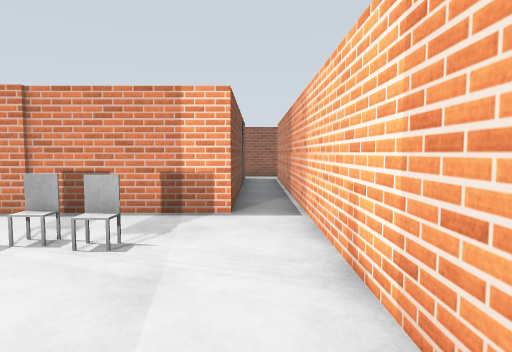
[1] (above)

16 first-person views from a walk through a robot-simulator world made for Gazebo. The camera is 1.2 m above the floor, tilts 4° down and sees 75° across. The floor is counted in squares, 1 m on a side. Each view is taken from the middle of a square. On the plan, view 1 faces up. The plan holds only what a view shows up to about 13 squares ahead; the rest is blank. Surface patterns are stand-ins for the level's own textures.

[2]
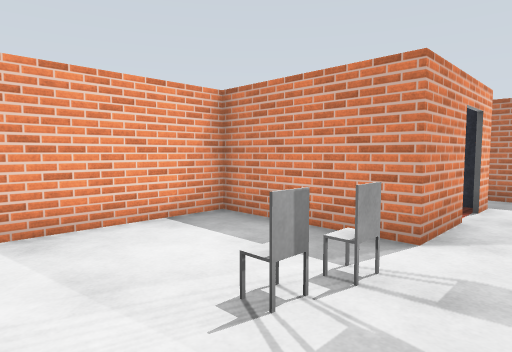

[3]
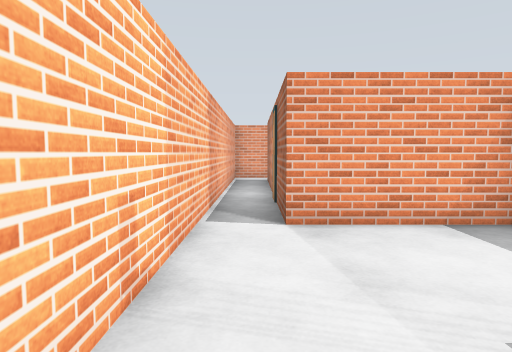

[4]
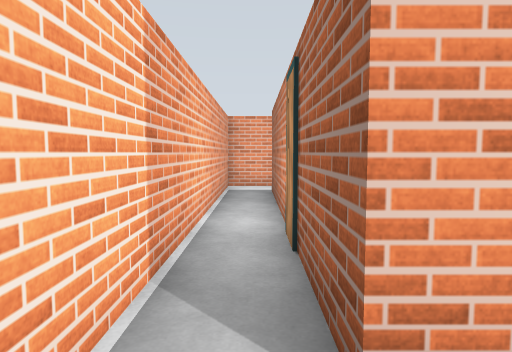

[5]
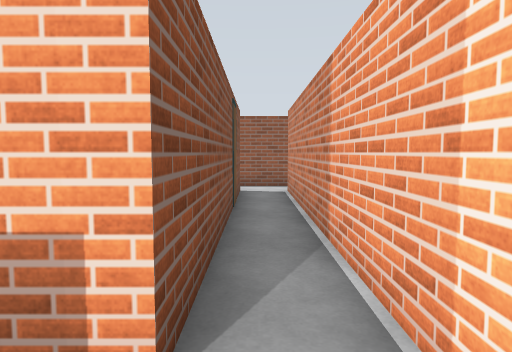

[6]
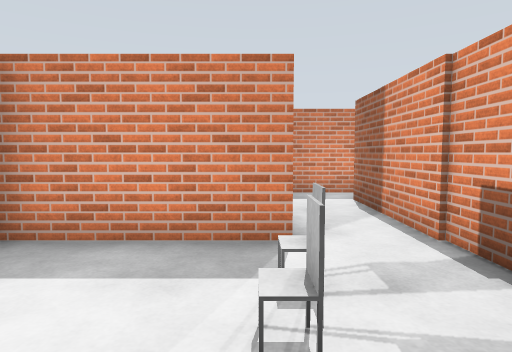

[7]
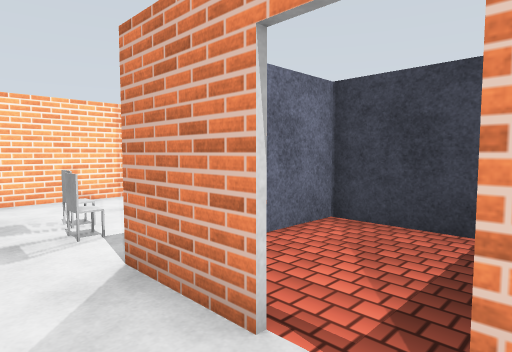

[8]
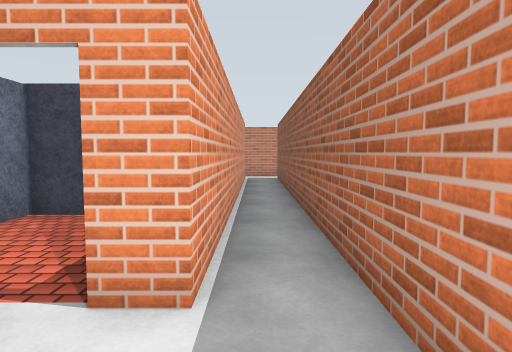

[9]
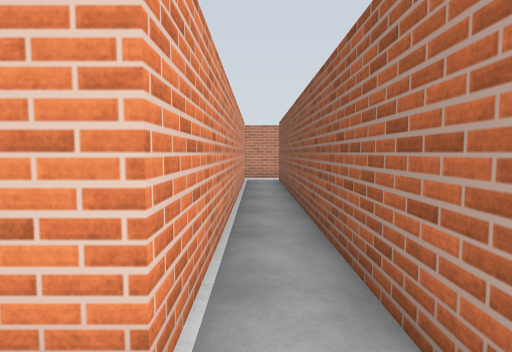

[10]
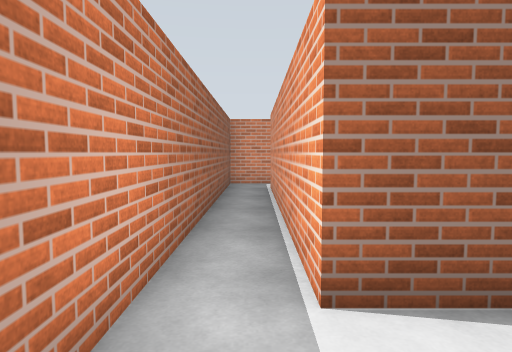

[11]
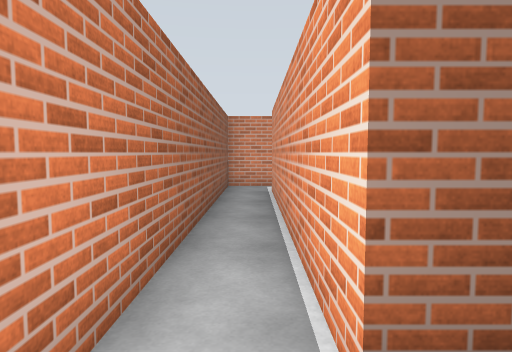

[12]
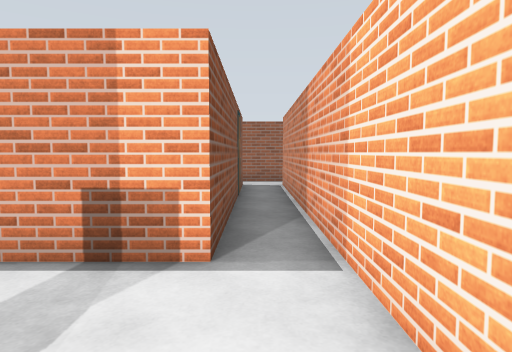

[13]
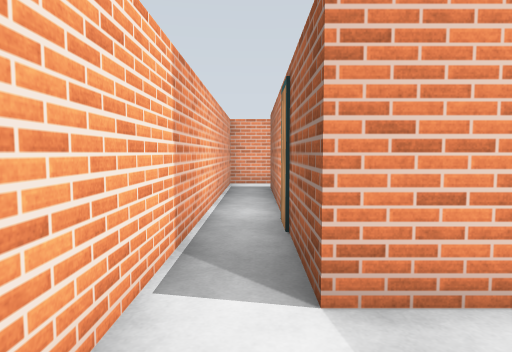

[14]
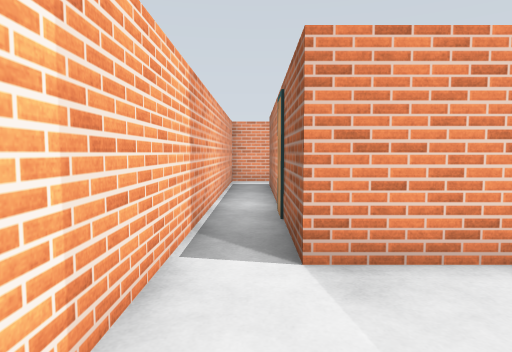

[15]
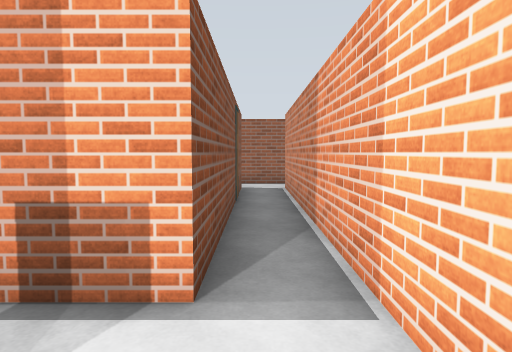

[16]
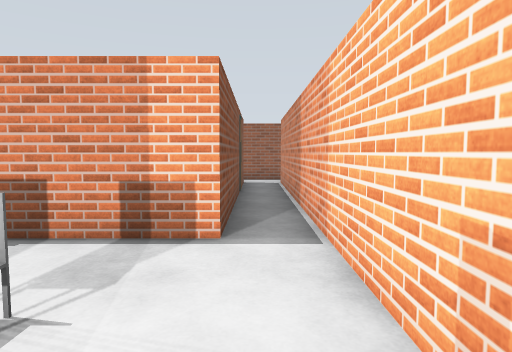

### Floor plan
Points are (right, up) in squares from view 1. A wall is a line through its corners. A room is listed if a view was taken in it or the views show most of it. See-through windows are left out.
Room 1 (view 1)
walls: (-0.6, -10) (1, -10) (1, 0.5); (-0.5, 0.5) (-0.5, -8.5)
ways out: opening at (0, 0) to room 3
Room 2 (views 2, 3, 5)
walls: (1, 4.5) (1, 15.5); (-0.5, 15.4) (-0.5, 6.6) (-1.5, 6.6)
ways out: opening at (-0.5, 4) to room 3; opening at (-2.5, 5.5) to room 6; opening at (0, 15)
Room 3 (views 4, 6, 12, 13, 14, 15, 16)
walls: (-5, 0.5) (-0.5, 0.5); (1, 0.5) (1, 4.5); (-4.5, 4.5) (-4.5, 0.5)
low walls: (-1.8, 4) (-2.2, 4); (-1.8, 4.3) (-2.2, 4.3); (-2.7, 4.3) (-3.2, 4.3); (-2.7, 4.5) (-3.2, 4.5)
ways out: opening at (0, 0) to room 1; opening at (-0.5, 4) to room 2; opening at (-4, 4) to room 6
Room 4 (views 7, 8, 9, 10, 11)
walls: (-7.5, 6.6) (-8.5, 6.6) (-8.5, 15.5); (-8.5, -6.2) (-8.5, 4.5) (-7.6, 4.5); (-8.4, 17) (-10, 17) (-10, -6.9)
ways out: opening at (-8, 5.5) to room 5; opening at (-9, 16)
Room 5 (no view inside)
walls: (-6.6, 4.5) (-4.5, 4.5); (-7, 0.5) (-5, 0.5); (-4.5, 6.6) (-7.5, 6.6); (-4.6, 0.5) (-4.6, 2.4)
ways out: opening at (-8, 5.5) to room 4; opening at (-5.5, 5.5) to room 6
Room 6 (no view inside)
walls: (-1.5, 6.6) (-4.5, 6.6)
low walls: (-3.2, 4.5) (-3.2, 4.5) (-2.7, 4.5) (-2.7, 4.5); (-2.4, 4.5) (-1.8, 4.5)
ways out: opening at (-2.5, 5.5) to room 2; opening at (-4, 4) to room 3; opening at (-5.5, 5.5) to room 5

Positions as (right, up) in squares from view 1, and headings:
1: (0, 0), facing up
2: (0, 6), facing down-left
3: (0, 6), facing down
4: (0, 2), facing down
5: (0, 5), facing up
6: (0, 4), facing left
7: (-8, 6), facing down-right
8: (-9, 7), facing down
9: (-9, 6), facing down
10: (-9, 4), facing up
11: (-9, 5), facing up
12: (0, 3), facing up
13: (0, 3), facing down
14: (0, 4), facing down
15: (0, 4), facing up
16: (0, 2), facing up
